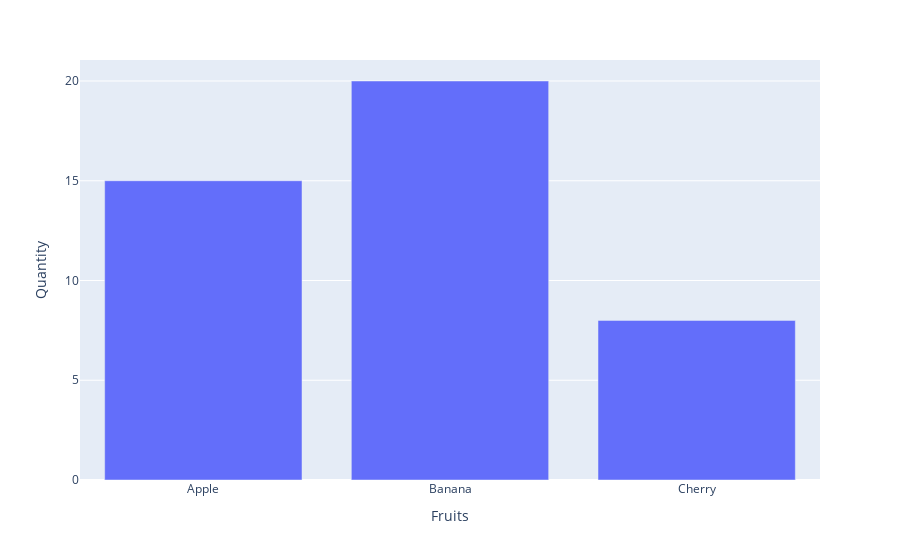

Notebook code for this chart:
### Code cell
# 5. Generate a bar plot using Plotly.

import plotly.express as px
data = {'Fruits': ['Apple', 'Banana', 'Cherry'], 'Quantity': [15, 20, 8]}
fig = px.bar(data, x='Fruits', y='Quantity')
fig.show()

### Figure 1 — Plotly figure (JSON) as saved in the notebook; plotly's stock layout.template omitted (floating-point values rounded to 4 significant figures)
{"data": [{"hovertemplate": "Fruits=%{x}<br>Quantity=%{y}<extra></extra>", "legendgroup": "", "marker": {"color": "#636efa", "pattern": {"shape": ""}}, "name": "", "orientation": "v", "showlegend": false, "textposition": "auto", "type": "bar", "x": ["Apple", "Banana", "Cherry"], "xaxis": "x", "y": [15, 20, 8], "yaxis": "y"}], "layout": {"barmode": "relative", "legend": {"tracegroupgap": 0}, "margin": {"t": 60}, "xaxis": {"anchor": "y", "domain": [0, 1], "title": {"text": "Fruits"}}, "yaxis": {"anchor": "x", "domain": [0, 1], "title": {"text": "Quantity"}}}}
